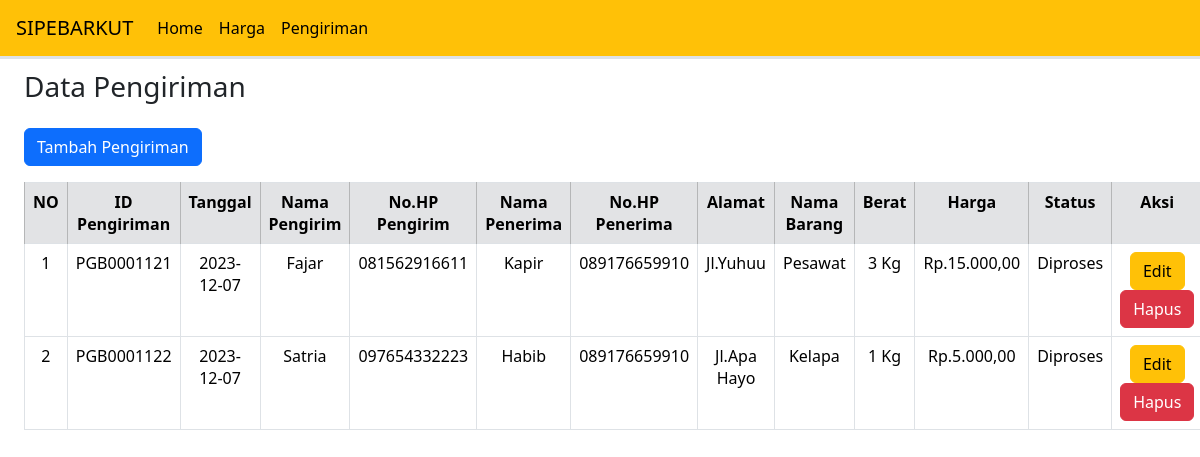
The page /views/pengiriman/index.php on the database its author committed.
### tables this page shows
CREATE TABLE `pengiriman` (
  `id` int NOT NULL,
  `id_pengiriman` varchar(20) NOT NULL,
  `tanggal` varchar(10) NOT NULL,
  `pengirim` varchar(30) NOT NULL,
  `no_hp` varchar(15) NOT NULL,
  `penerima` varchar(30) NOT NULL,
  `nohp_penerima` varchar(15) NOT NULL,
  `alamat` varchar(50) NOT NULL,
  `barang` varchar(20) NOT NULL,
  `berat` varchar(20) NOT NULL,
  `harga` varchar(20) NOT NULL,
  `status` varchar(10) NOT NULL
);

### controllers/PengirimanController.php (called while the page is built, shortened)
<?php
include_once '../../models/Pengiriman.php';
class PengirimanController
{
    private $model;
    public function __construct($db)
    {
        $this->model = new Pengiriman($db);
    }
    public function getAllPengiriman()
    {
        return $this->model->getAllPengiriman();
    }
}

### models/Pengiriman.php (called while the page is built, shortened)
<?php
class Pengiriman
{
    private $koneksi;
    public function __construct($db)
    {
        $this->koneksi = $db;
    }
    public function getAllPengiriman()
    {
        $query = "SELECT * FROM pengiriman";
        $result = mysqli_query($this->koneksi, $query);
        return $result;
    }
}

### views/pengiriman/index.php (the view, shortened to what this page needs)
<?php
include_once '../../config.php';
include_once '../../controllers/PengirimanController.php';
require '../../index.php';
$database = new database;
$db = $database->getKoneksi();
$pengirimanCtrl = new PengirimanController($db);
$pengiriman = $pengirimanCtrl->getAllPengiriman();
?>
<div class="px-4" style="margin-top:70px ">
    <h3 class="mt-3">Data Pengiriman</h3>
    <button type="button" class="btn btn-primary mt-3" data-bs-toggle="modal" data-bs-target="#modal">
        Tambah Pengiriman
    </button>
    <table class="table table-bordered mt-3">
        <tr>
            <th class="table-secondary" style="width:5%">NO</th>
            <th class="table-secondary">ID Pengiriman</th>
            <th class="table-secondary">Tanggal</th>
            <th class="table-secondary">Nama Pengirim</th>
            <th class="table-secondary">No.HP Pengirim</th>
            <th class="table-secondary">Nama Penerima</th>
            <th class="table-secondary">No.HP Penerima</th>
            <th class="table-secondary">Alamat</th>
            <th class="table-secondary">Nama Barang</th>
            <th class="table-secondary">Berat</th>
            <th class="table-secondary">Harga</th>
            <th class="table-secondary">Status</th>
            <th class="table-secondary">Aksi</th>
        </tr>
        <?php
        $no = 1;
        foreach ($pengiriman as $x) {
        ?>
            <tr>
                <td><?php echo $no++ ?></td>
                <td><?php echo $x['id_pengiriman'] ?></td>
                <td><?php echo $x['tanggal'] ?></td>
                <td><?php echo $x['pengirim'] ?></td>
                <td><?php echo $x['no_hp'] ?></td>
                <td><?php echo $x['penerima'] ?></td>
                <td><?php echo $x['nohp_penerima'] ?></td>
                <td><?php echo $x['alamat'] ?></td>
                <td><?php echo $x['barang'] ?></td>
                <td><?php echo $x['berat'] ?></td>
                <td><?php echo $x['harga'] ?></td>
                <td><?php echo $x['status'] ?></td>
                <td>
                    <a href="#" class="btn btn-warning" data-bs-toggle="modal" data-bs-target="#modal_edit_peng<?php echo $x['id']; ?>">Edit</a>
                    <a href="hapus_pengiriman?id=<?php echo $x['id']; ?>" onclick="return confirm('Apakah yakin ingin menghapus....?')" class="btn btn-danger">Hapus</a>
                </td>
            </tr>
        <?php
        }
        ?>
    </table>
</div>
</body>

### index.php (shortened to what this page needs)
<head>
    <link href="https://cdn.jsdelivr.net/npm/bootstrap@5.3.2/dist/css/bootstrap.min.css" rel="stylesheet">
</head>
<body>
    <nav class="navbar navbar-expand-lg bg-warning border-3 border-bottom fixed-top">
        <div class="container-fluid px-3">
            <a class="navbar-brand">SIPEBARKUT</a>
            <div class="collapse navbar-collapse" id="navbarSupportedContent">
                <ul class="navbar-nav me-auto mb-2 mb-lg-0">
                    <li class="nav-item">
                        <a class="nav-link active" href="home">Home</a>
                    </li>
                    <li class="nav-item">
                        <a class="nav-link active" href="harga">Harga</a>
                    </li>
                    <li class="nav-item">
                        <a class="nav-link active" href="pengiriman">Pengiriman</a>
                    </li>
                </ul>
            </div>
        </div>
    </nav>

### views/pengiriman/index.php (style rules this page uses)
th, td { text-align: center; }

### rows shown on the page
pengiriman: id_pengiriman "PGB0001121", tanggal "2023-12-07", pengirim "Fajar", no_hp "081562916611", penerima "Kapir", nohp_penerima "089176659910", alamat "Jl.Yuhuu", barang "Pesawat", berat "3 Kg", harga "Rp.15.000,00", status "Diproses"
pengiriman: id_pengiriman "PGB0001122", tanggal "2023-12-07", pengirim "Satria", no_hp "097654332223", penerima "Habib", nohp_penerima "089176659910", alamat "Jl.Apa Hayo", barang "Kelapa", berat "1 Kg", harga "Rp.5.000,00", status "Diproses"
